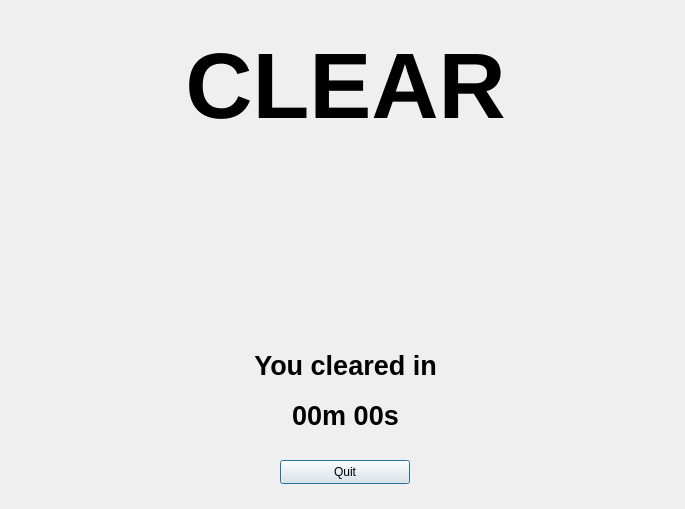
<?xml version="1.0" encoding="UTF-8"?>
<ui version="4.0">
 <class>ClearDialog</class>
 <widget class="QDialog" name="ClearDialog">
  <property name="geometry">
   <rect>
    <x>0</x>
    <y>0</y>
    <width>685</width>
    <height>509</height>
   </rect>
  </property>
  <property name="windowTitle">
   <string>SIMP 2.0</string>
  </property>
  <widget class="QLabel" name="label">
   <property name="geometry">
    <rect>
     <x>10</x>
     <y>20</y>
     <width>671</width>
     <height>131</height>
    </rect>
   </property>
   <property name="font">
    <font>
     <pointsize>70</pointsize>
     <weight>75</weight>
     <bold>true</bold>
     <strikeout>false</strikeout>
    </font>
   </property>
   <property name="text">
    <string>CLEAR</string>
   </property>
   <property name="alignment">
    <set>Qt::AlignCenter</set>
   </property>
  </widget>
  <widget class="QLabel" name="lbTime">
   <property name="geometry">
    <rect>
     <x>10</x>
     <y>390</y>
     <width>671</width>
     <height>51</height>
    </rect>
   </property>
   <property name="font">
    <font>
     <pointsize>20</pointsize>
     <weight>75</weight>
     <bold>true</bold>
     <strikeout>false</strikeout>
    </font>
   </property>
   <property name="text">
    <string>00m 00s</string>
   </property>
   <property name="alignment">
    <set>Qt::AlignCenter</set>
   </property>
  </widget>
  <widget class="QPushButton" name="pushButton">
   <property name="geometry">
    <rect>
     <x>280</x>
     <y>460</y>
     <width>130</width>
     <height>24</height>
    </rect>
   </property>
   <property name="text">
    <string>Quit</string>
   </property>
  </widget>
  <widget class="QLabel" name="label_3">
   <property name="geometry">
    <rect>
     <x>10</x>
     <y>340</y>
     <width>671</width>
     <height>51</height>
    </rect>
   </property>
   <property name="font">
    <font>
     <pointsize>20</pointsize>
     <weight>75</weight>
     <bold>true</bold>
     <strikeout>false</strikeout>
    </font>
   </property>
   <property name="text">
    <string>You cleared in</string>
   </property>
   <property name="alignment">
    <set>Qt::AlignCenter</set>
   </property>
  </widget>
 </widget>
 <resources/>
 <connections/>
</ui>
